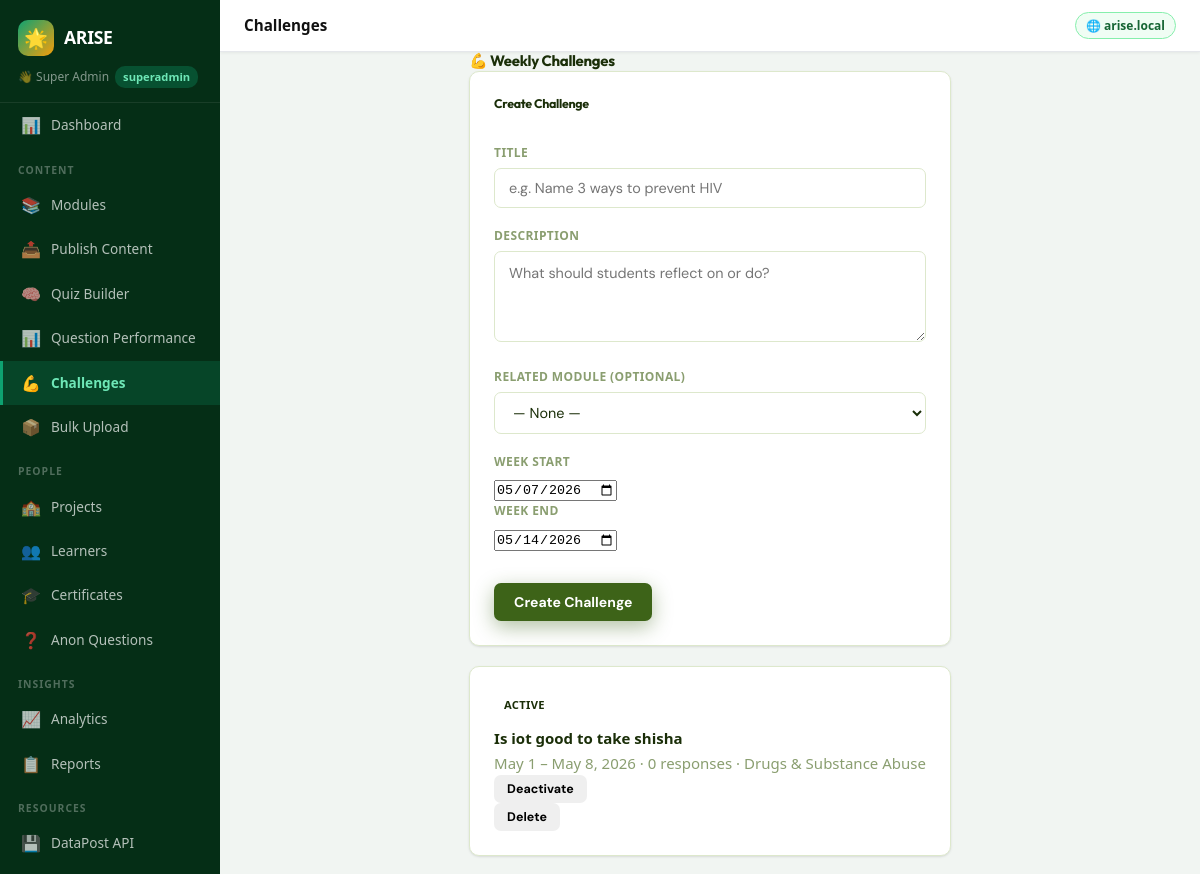
The page /admin/dashboard?p=challenges (signed in) on the database its author committed.
### tables this page shows
CREATE TABLE weekly_challenges (
    id INTEGER PRIMARY KEY AUTOINCREMENT,
    title TEXT NOT NULL,
    description TEXT NOT NULL,
    module_id INTEGER,
    week_start DATE NOT NULL,
    week_end DATE NOT NULL,
    is_active INTEGER DEFAULT 1,
    created_by INTEGER,
    created_at DATETIME DEFAULT CURRENT_TIMESTAMP
);

### includes/config.php (called while the page is built, shortened)
<?php
function db(): SQLite3 {
    static $db = null;
    if ($db === null) {
        $db = new SQLite3(DB_PATH);
        $db->enableExceptions(true);
        $db->exec('PRAGMA journal_mode=WAL');
        $db->exec('PRAGMA foreign_keys=ON');
    }
    return $db;
}

### admin/pages/admin_challenges.php (the view, shortened to what this page needs)
<?php
$challenges = db()->query("SELECT wc.*,m.title as module_title,(SELECT COUNT(*) FROM challenge_responses WHERE challenge_id=wc.id) as resp_count FROM weekly_challenges wc LEFT JOIN modules m ON wc.module_id=m.id ORDER BY wc.id DESC");
$cList=[]; while($r=$challenges->fetchArray(SQLITE3_ASSOC)) $cList[]=$r;
?>
<h4>💪 Weekly Challenges</h4>
<div class="row g-3">
  <div class="col-md-5">
    <div class="dp-card">
      <h5 class="fw-bold mb-3">Create Challenge</h5>
      <form method="post">
        <div class="mb-2"><label class="form-label fw-bold">Title</label><input type="text" name="title" class="form-control" required placeholder="e.g. Name 3 ways to prevent HIV"></div>
        <div class="mb-2"><label class="form-label fw-bold">Description</label><textarea name="description" class="form-control" rows="3" required placeholder="What should students reflect on or do?"></textarea></div>
        <div class="mb-2"><label class="form-label">Related Module (optional)</label>
          <select name="module_id" class="form-select"><option value="">— None —</option>
          </select>
        </div>
        <div class="row g-2 mb-3">
          <div class="col"><label class="form-label">Week Start</label><input type="date" name="week_start" class="form-control" value="<?=date('Y-m-d')?>"></div>
          <div class="col"><label class="form-label">Week End</label><input type="date" name="week_end" class="form-control" value="<?=date('Y-m-d',strtotime('+7 days'))?>"></div>
        </div>
        <button type="submit" class="btn btn-primary w-100">Create Challenge</button>
      </form>
    </div>
  </div>
  <div class="col-md-7">
    <?php if($cList): foreach($cList as $c): ?>
    <div class="dp-card mb-2">
      <div class="d-flex justify-content-between align-items-start">
        <div>
          <span class="badge bg-<?=$c['is_active']?'success':'secondary'?> mb-1"><?=$c['is_active']?'Active':'Inactive'?></span>
          <div class="fw-bold"><?=htmlspecialchars($c['title'])?></div>
          <div class="text-muted small"><?=date('M j',strtotime($c['week_start']))?> – <?=date('M j, Y',strtotime($c['week_end']))?> · <?=$c['resp_count']?> responses <?=$c['module_title']?'· '.$c['module_title']:''?></div>
        </div>
        <div class="d-flex gap-1 flex-shrink-0">
          <form method="post" class="d-inline"><button class="btn btn-sm btn-outline-secondary"><?=$c['is_active']?'Deactivate':'Activate'?></button></form>
          <form method="post" class="d-inline" onsubmit="return confirm('Delete?')"><button class="btn btn-sm btn-outline-danger">Delete</button></form>
        </div>
      </div>
    </div>
    <?php endforeach; else: ?><div class="text-muted">No challenges yet.</div><?php endif; ?>
  </div>
</div>

### public/css/style.css (style rules this page uses)
:root { --green: #3D6318; --green-dark: #2D4A12; --green-deeper:#1E3209; --green-mid: #4F7E20; --green-light: #D4EDAA; --green-pale: #F0F8E8; --orange: #FF9700; --orange-dark: #E07800; --orange-deeper:#B86200; --orange-light: #FFE4A3; --orange-pale: #FFF7E6; --blue: #1D4ED8; --blue-light: #DBEAFE; --blue-pale: #EFF6FF; --purple: #7C3AED; --purple-light:#EDE9FE; --purple-pale: #F5F3FF; --ok: #3D6318; --ok-l: #D4EDAA; --err: #DC2626; --err-l: #FEE2E2; --warn: #FF9700; --warn-l: #FFE4A3; --info: #1D4ED8; --info-l: #DBEAFE; --dark: #1A2E08; --dark-2: #2D4A12; --mid: #4A6428; --muted: #8A9E70; --border: #DDE8CC; --bg: #F7FAF2; --white: #FFFFFF; --light: #EEF5E4; --shadow: 0 1px 3px rgba(0,0,0,.07), 0 1px 2px rgba(0,0,0,.05); --shadow-md: 0 4px 16px rgba(61,99,24,.14), 0 2px 8px rgba(0,0,0,.06); --shadow-lg: 0 10px 40px rgba(61,99,24,.18), 0 4px 12px rgba(0,0,0,.08); --shadow-g: 0 6px 20px rgba(61,99,24,.4); --shadow-o: 0 6px 20px rgba(255,151,0,.4); --r: 10px; --r-sm: 7px; --r-lg: 18px; --r-full: 9999px; --t: all .18s cubic-bezier(.4,0,.2,1); }
*,*::before,*::after { margin:0;padding:0;box-sizing:border-box; }
html { scroll-behavior:smooth; }
body { font-family:'DM Sans',system-ui,sans-serif;background:linear-gradient(135deg,#0D5E3D 0%,#1E8055 35%,#FF9700 100%);background-attachment:fixed;color:var(--dark);font-size:15px;line-height:1.65;-webkit-font-smoothing:antialiased;min-height:100vh; }
h1,h2,h3,h4,h5 { font-family:'Outfit',sans-serif;font-weight:700;letter-spacing:-.3px;line-height:1.25; }
.dp-card { background:#fff;border-radius:var(--r);padding:24px;box-shadow:var(--shadow);border:1px solid var(--border);margin-bottom:20px;transition:box-shadow .2s; }
.btn { display:inline-flex;align-items:center;justify-content:center;gap:6px;padding:10px 20px;border-radius:var(--r-sm);font-family:'DM Sans',sans-serif;font-weight:700;font-size:.875rem;border:none;cursor:pointer;transition:var(--t);white-space:nowrap; }
.btn-primary { background:var(--green);color:#fff;box-shadow:var(--shadow-g); }
.btn-sm { padding:6px 13px;font-size:.78rem; }
input[type=text],input[type=number],input[type=email],input[type=password],input[type=file],select,textarea { width:100%;padding:10px 14px;border:1.5px solid var(--border);border-radius:var(--r-sm);font-size:.9rem;font-family:'DM Sans',sans-serif;background:#fff;color:var(--dark);transition:var(--t); }
textarea { resize:vertical;line-height:1.6; }
label { display:block;font-size:.75rem;font-weight:700;color:var(--muted);margin-bottom:5px;text-transform:uppercase;letter-spacing:.4px; }
.badge { display:inline-block;padding:3px 10px;border-radius:var(--r-full);font-size:.7rem;font-weight:700;text-transform:uppercase;letter-spacing:.3px; }
.text-muted { color:var(--muted); }
.fw-bold { font-weight:700; }
.mb-1 { margin-bottom:8px }
.mb-2 { margin-bottom:18px }
.mb-3 { margin-bottom:32px }
.dp-card,.module-card,.feature-card { animation:fadeUp .3s ease both; }

### admin/index.php (style rules this page uses)
* { box-sizing:border-box;margin:0;padding:0; }
body { background:#f1f5f2;font-family:'Segoe UI',sans-serif;display:flex;min-height:100vh; }

### rows shown on the page
weekly_challenges: is_active "ACTIVE", title "Is iot good to take shisha", week_start "May 1", week_end "May 8, 2026", resp_count "0", module_title "Drugs & Substance Abuse"

### other values the page prints
$adminName "Super Admin"
$adminRole ?: 'admin' "superadmin"
$n['icon'] "📊"
$n['label'] "Dashboard"
$groupLabel "CONTENT"
$n['icon'] "📚"
$n['label'] "Modules"
$n['icon'] "📤"
$n['label'] "Publish Content"
$n['icon'] "🧠"
$n['label'] "Quiz Builder"
$n['label'] "Question Performance"
$n['icon'] "💪"
$n['label'] "Challenges"
$n['icon'] "📦"
